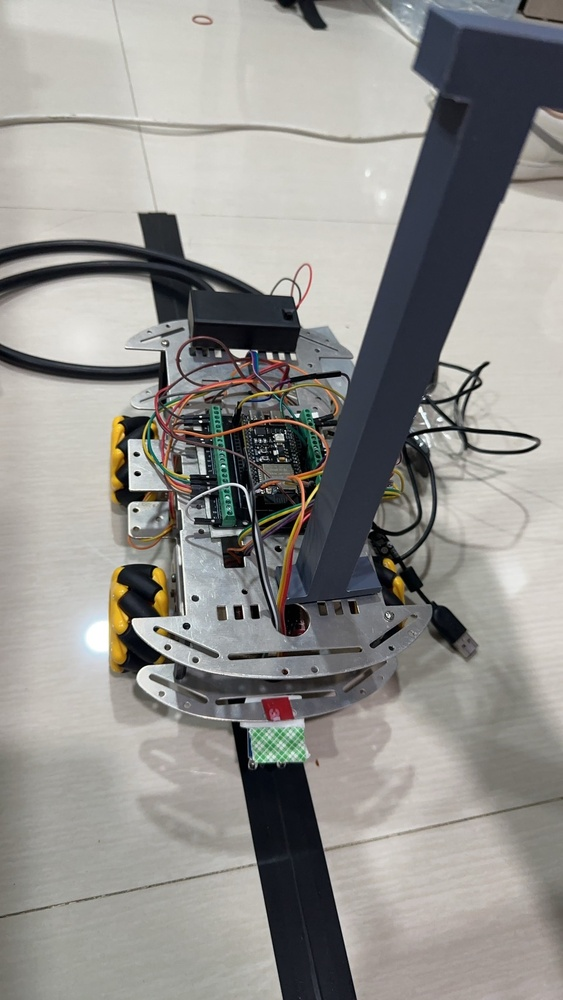
#> input picture Hardware Car.jpg, 563 x 1000 px, shrunk from 960 x 1706 before the run
$ python demo.py --src '../Hardware Car.jpg'
#> lines starting #> are read from the running program, lines starting #| are printed output that depends on the picture; after the words box and inside, x2 and y2 are one past the last pixel; in counts of white or black regions, pixels touching at a corner belong together
#> in main, bgr is the input picture: shape (1000, 563, 3); mean B, G, R 142.2, 145.5, 146.9
# -*- coding: utf-8 -*-
import os, time, argparse
import cv2
import numpy as np
import matplotlib.pyplot as plt

# ---------- Utils ----------
def ensure_dir(p):
    os.makedirs(p, exist_ok=True)

def timestamp():
    return time.strftime("%Y%m%d-%H%M%S")

def save_histogram(gray, out_path, title="Histogram"):
#> called with title = 'Histogram (original)'
    plt.figure()
    plt.hist(gray.ravel(), bins=256, range=(0, 256))
    plt.title(title)
    plt.xlabel("Intensity")
    plt.ylabel("Frequency")
    plt.tight_layout()
    plt.savefig(out_path)
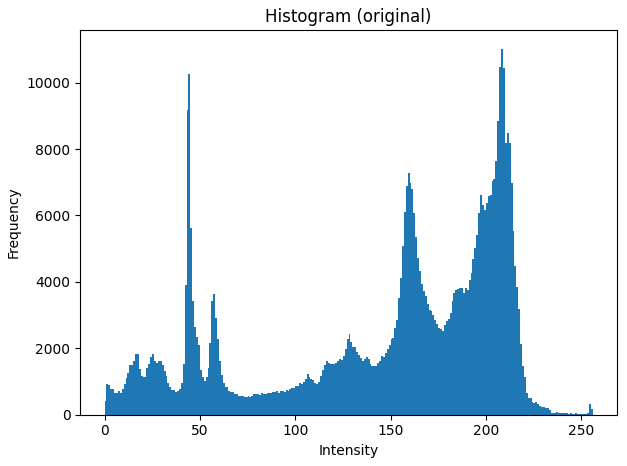
#> figure drawn by matplotlib, 1 panel; tallest bar 11024 high, from x = 208 to 209
    plt.close()

# ---------- Preprocess ----------
def auto_contrast_linear(gray):
    rmin = float(np.min(gray))
#> rmin = 0
    rmax = float(np.max(gray))
#> rmax = 255
    if rmax - rmin < 1e-6:
        return gray.copy()
    stretched = (gray.astype(np.float32) - rmin) * 255.0 / (rmax - rmin)
    return np.clip(stretched, 0, 255).astype(np.uint8)

def equalize_gray(gray):
    return cv2.equalizeHist(gray)

# ---------- Thresholding ----------
def do_thresholds(gray, blur_ksize=5, manual_thresh=127):
#> called with blur_ksize = 5, manual_thresh = 127
    if blur_ksize > 0:
        gray_blur = cv2.GaussianBlur(gray, (blur_ksize, blur_ksize), 0)
    else:
        gray_blur = gray

    results = {}
    _, bin_      = cv2.threshold(gray_blur, manual_thresh, 255, cv2.THRESH_BINARY)
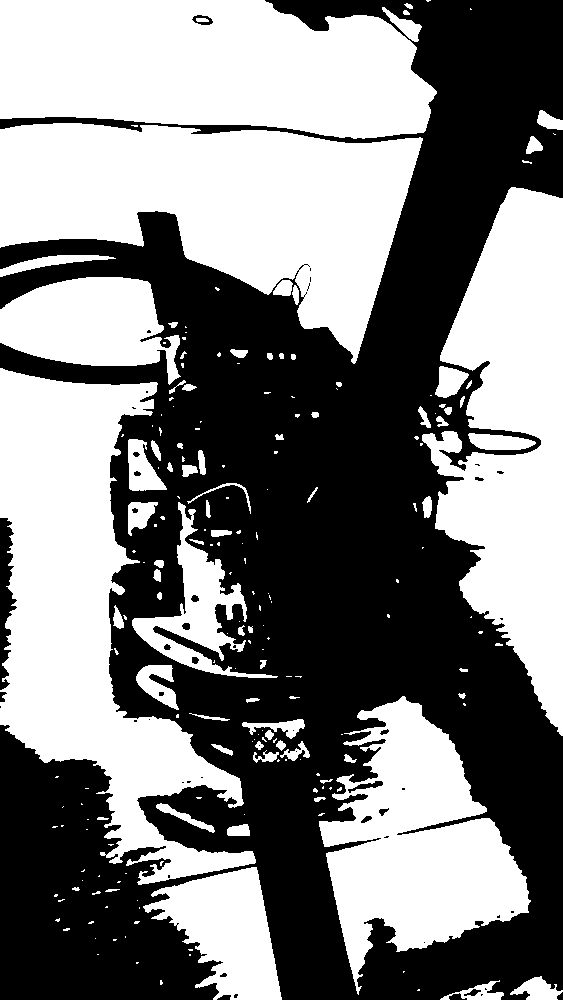
#> bin_: shape (1000, 563); 49.6% white; 206 white regions (125 under 20 px), largest, box (x1, y1, x2, y2) and area: (0, 123, 423, 364) 55525, (0, 368, 256, 885) 54626, (0, 0, 437, 139) 49817
    _, bin_inv   = cv2.threshold(gray_blur, manual_thresh, 255, cv2.THRESH_BINARY_INV)
    _, trunc     = cv2.threshold(gray_blur, manual_thresh, 255, cv2.THRESH_TRUNC)
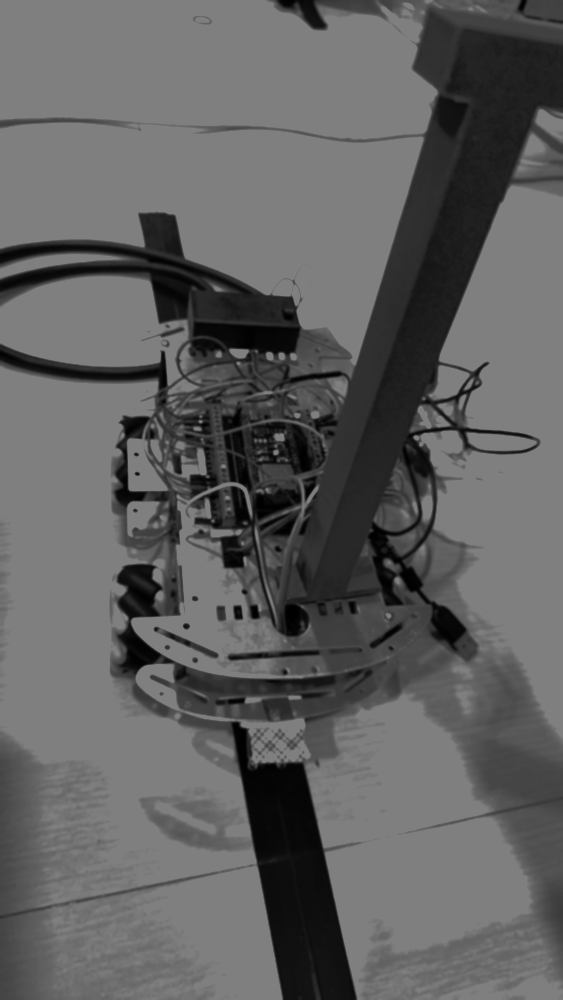
#> trunc: shape (1000, 563); min 0, max 127, mean 96.4
    _, tozero    = cv2.threshold(gray_blur, manual_thresh, 255, cv2.THRESH_TOZERO)
    _, tozeroinv = cv2.threshold(gray_blur, manual_thresh, 255, cv2.THRESH_TOZERO_INV)
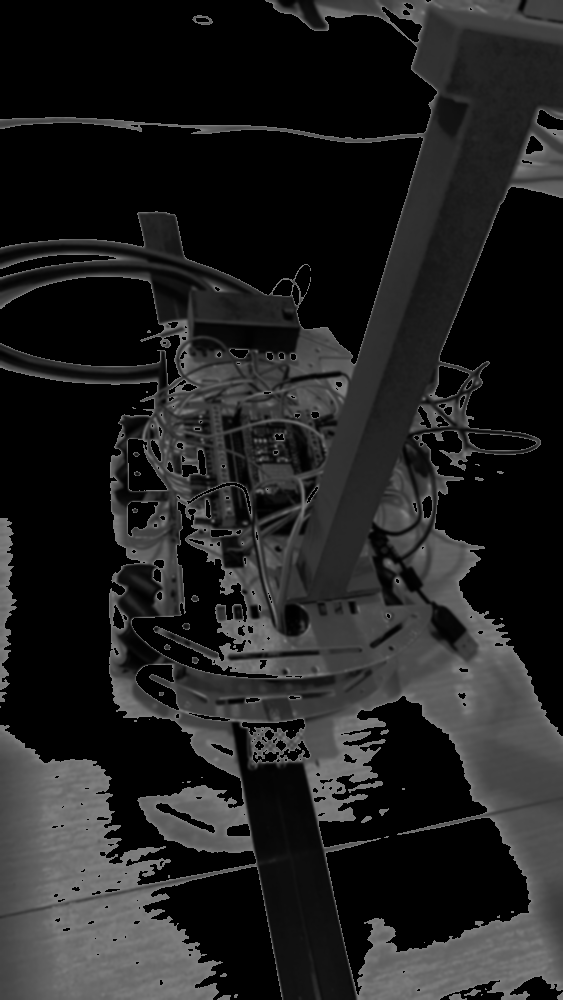
#> tozeroinv: shape (1000, 563); min 0, max 127, mean 33.3
    _, otsu      = cv2.threshold(gray_blur, 0, 255, cv2.THRESH_BINARY + cv2.THRESH_OTSU)
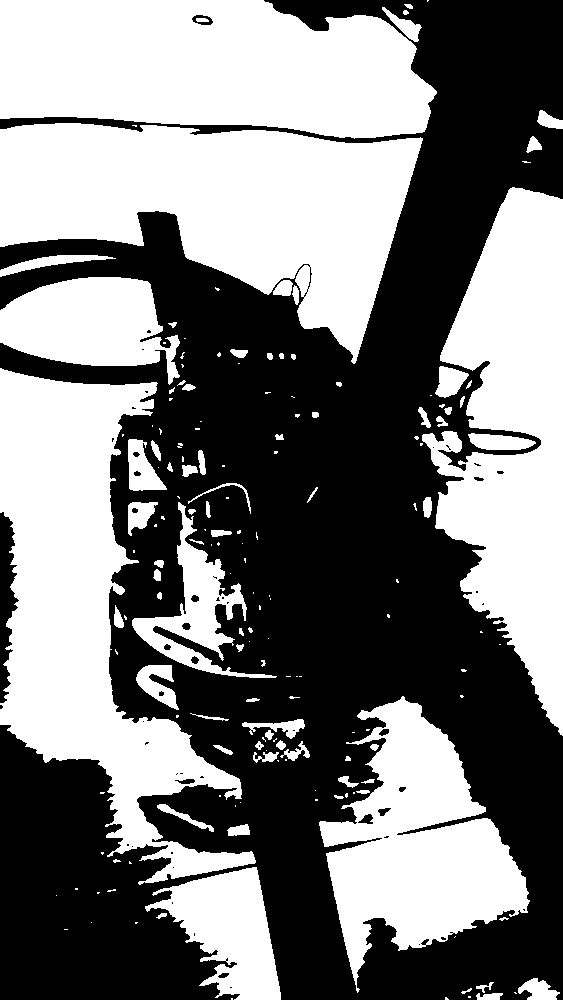
#> otsu: shape (1000, 563); 48.5% white; 171 white regions (92 under 20 px), largest, box (x1, y1, x2, y2) and area: (0, 123, 423, 364) 55415, (0, 368, 256, 885) 52786, (0, 0, 437, 139) 49750

    results["binary"]      = bin_
    results["binary_inv"]  = bin_inv
    results["trunc"]       = trunc
    results["tozero"]      = tozero
    results["tozero_inv"]  = tozeroinv
    results["otsu_binary"] = otsu

    return results, gray_blur

# ---------- Postprocess & Measure ----------
def morph_process(mask, k_open=3, k_close=3):
    m = mask.copy()
    if k_open > 0:
        m = cv2.morphologyEx(m, cv2.MORPH_OPEN, np.ones((k_open, k_open), np.uint8))
    if k_close > 0:
        m = cv2.morphologyEx(m, cv2.MORPH_CLOSE, np.ones((k_close, k_close), np.uint8))
    return m

def measure_and_annotate(bgr, mask, area_min=50):
    H, W = mask.shape[:2]
    area_ratio = 100.0 * (np.count_nonzero(mask) / float(H * W))

    contours, _ = cv2.findContours(mask, cv2.RETR_EXTERNAL, cv2.CHAIN_APPROX_SIMPLE)
    vis = bgr.copy()
    count = 0
    for c in contours:
        area = cv2.contourArea(c)
        if area < area_min:
            continue
        x, y, w, h = cv2.boundingRect(c)
        count += 1
        cv2.rectangle(vis, (x,y), (x+w, y+h), (0,255,0), 2)
        cv2.putText(vis, f"#{count}", (x, max(0,y-5)), cv2.FONT_HERSHEY_SIMPLEX,
                    0.6, (0,255,0), 2, cv2.LINE_AA)

    cv2.putText(vis, f"Objects: {count}", (10, 25), cv2.FONT_HERSHEY_SIMPLEX,
                0.8, (0,200,255), 2, cv2.LINE_AA)
    cv2.putText(vis, f"Area%: {area_ratio:.1f}", (10, 55), cv2.FONT_HERSHEY_SIMPLEX,
                0.8, (0,200,255), 2, cv2.LINE_AA)
    return vis, count, area_ratio

# ---------- Main ----------
def main():
    ap = argparse.ArgumentParser()
    ap.add_argument("--src", type=str, default="plant.jpg", help="ชื่อไฟล์รูป (เช่น plant.jpg)")
    ap.add_argument("--thresh", type=int, default=127, help="ค่า threshold (ใช้กับโหมดคงที่)")
    ap.add_argument("--blur", type=int, default=5, help="Gaussian blur kernel size (เลขคี่ เช่น 3/5/7)")
    ap.add_argument("--open", type=int, default=3, help="kernel เปิดรู (open)")
    ap.add_argument("--close", type=int, default=3, help="kernel ปิดรู (close)")
    args = ap.parse_args()

    bgr = cv2.imread(args.src)
    assert bgr is not None, f"อ่านรูปไม่ได้: {args.src}"

    out_dir = os.path.join("outputs", timestamp())
    ensure_dir(out_dir)

    # ต้นฉบับ
    cv2.imwrite(os.path.join(out_dir, "00_original.jpg"), bgr)
    gray = cv2.cvtColor(bgr, cv2.COLOR_BGR2GRAY)
    save_histogram(gray, os.path.join(out_dir, "00_hist_original.png"), "Histogram (original)")

    # Auto-contrast + Equalization
    gray_auto = auto_contrast_linear(gray)
    gray_eq   = equalize_gray(gray)
    cv2.imwrite(os.path.join(out_dir, "02_gray_auto_contrast.jpg"), gray_auto)
    cv2.imwrite(os.path.join(out_dir, "03_gray_equalized.jpg"), gray_eq)

    # Threshold
    th_results, gray_blur = do_thresholds(gray_eq, blur_ksize=args.blur, manual_thresh=args.thresh)
#> th_results = 6 items
    cv2.imwrite(os.path.join(out_dir, "04_gray_blur.jpg"), gray_blur)

    # ผลลัพธ์แต่ละโหมด
    for name, mask in th_results.items():
        mask_m = morph_process(mask, k_open=args.open, k_close=args.close)
        vis, cnt, area = measure_and_annotate(bgr, mask_m, area_min=50)
        cv2.imwrite(os.path.join(out_dir, f"vis_{name}.jpg"), vis)
#> this loop made 6 passes
#> (name, area_ratio in measure_and_annotate, cnt, area) on passes 1, 2, 4, 5, 6: ('binary', 49.46, 33, 49.46), ('binary_inv', 50.43, 3, 50.43), ('tozero', 49.46, 33, 49.46), ('tozero_inv', 50.42, 3, 50.42), ('otsu_binary', 48.37, 34, 48.37)
#> (name, area_ratio in measure_and_annotate, contours in measure_and_annotate, cnt, area) on pass 3: ('trunc', 99.98, [[[0, 0], [0, 999], [562, 999], [562, 0]]], 1, 99.98)
#> pass 1, in main, `vis, cnt, area = measure_and_annotate(bgr, mask_m, area_min=50)`:
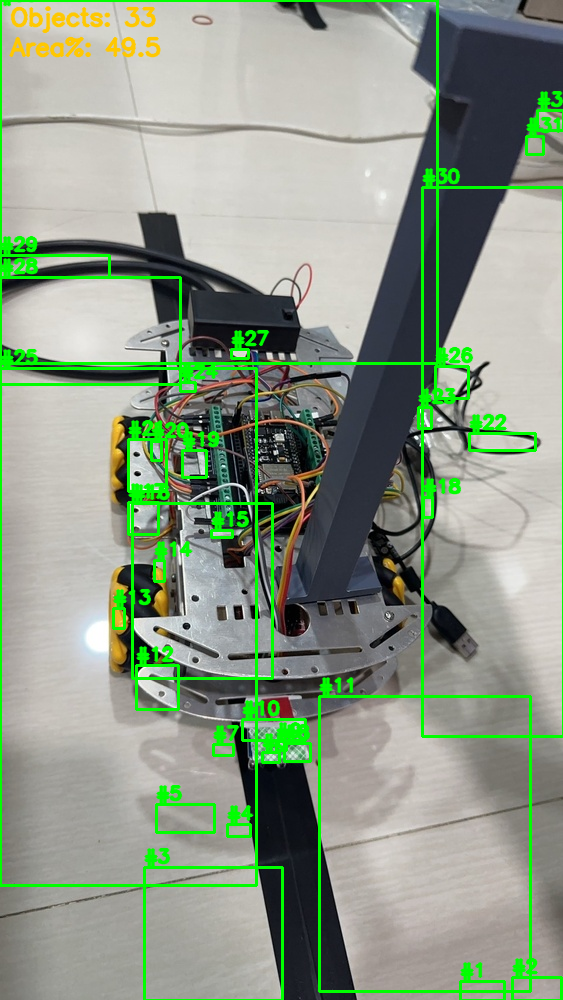
#> vis: shape (1000, 563, 3); mean B, G, R 134.2, 154.2, 139.8
#> pass 2, in morph_process (call 2), `m = cv2.morphologyEx(m, cv2.MORPH_OPEN, np.ones((k_open, k_open), np.u..`:
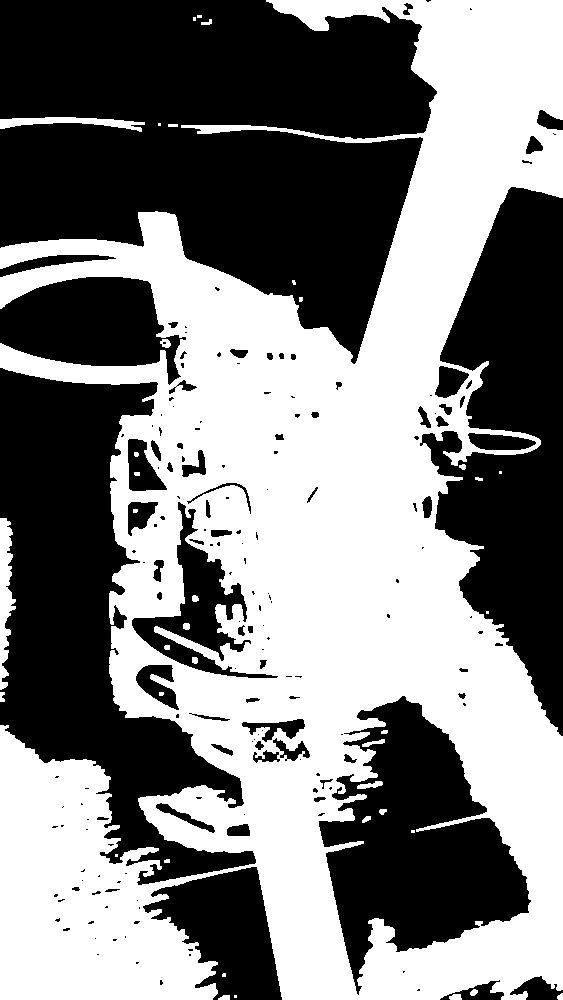
#> m: shape (1000, 563); 50.1% white; 177 black regions (109 under 20 px), largest, box (x1, y1, x2, y2) and area: (0, 0, 437, 364) 106517, (0, 368, 256, 885) 55074, (420, 187, 563, 736) 44722

    print(f"\n✅ ประมวลผลเสร็จสิ้น! รูปถูกบันทึกในโฟลเดอร์: {out_dir}")
#| ✅ ประมวลผลเสร็จสิ้น! รูปถูกบันทึกในโฟลเดอร์: outputs/20261120-101109

if __name__ == "__main__":
    main()
